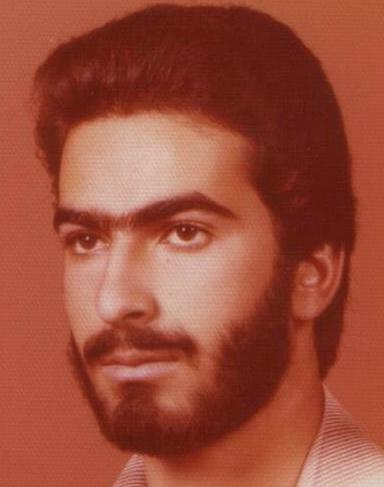
#> input picture assignment_1/FGNET/images/001A19.JPG, 384 x 487 px; its folder holds 4 pictures in this run
$ python regression_experiment_main.py
#> lines starting #> are read from the running program, lines starting #| are printed output that depends on the picture
### fully_connected_neural_network/loader/age_prediction_data_loader.py
import cv2
import numpy as np
import os
import re
import pandas as pd

class DataLoader:
    def load(self):
        photo_folder = 'FGNET/images'
        target_width, target_height = 64, 48

        X = []
        y = []

        for filename in os.listdir(photo_folder):
            if filename.endswith(('.JPG')):
                age = int(re.findall("A(\d+)\D?.JPG", filename)[0])
                image = cv2.imread(os.path.join(photo_folder, filename))
#> image is the input picture: shape (487, 384, 3); mean B, G, R 58.1, 76.8, 156.6

                if image is not None:
                    image = cv2.resize(image, (target_width, target_height))
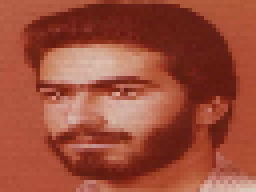
#> image: shape (48, 64, 3) (shown 4 times larger); mean B, G, R 57.9, 76.7, 156.5

                    if len(image.shape) == 3:
                        image = cv2.cvtColor(image, cv2.COLOR_BGR2GRAY)
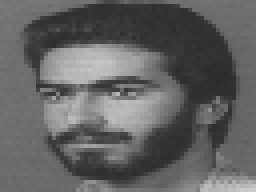
#> image: shape (48, 64) (shown 4 times larger); min 43, max 203, mean 98.4

                    image_vector = image.flatten()
#> image_vector = 3072 values, max 203 at index 3071, min 43 at index 1334, mean 98.39
                    X.append(image_vector)
                    y.append(age)
#> pass 2 of the loop in load, `for filename in os.listdir(photo_folder):`:
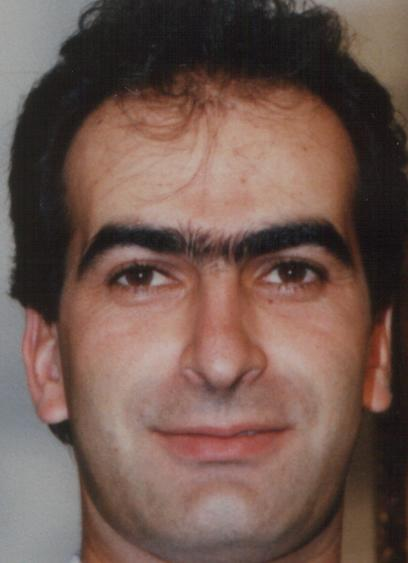
#> input picture assignment_1/FGNET/images/001A29.JPG, 408 x 563 px
#> in load, image is the input picture: shape (563, 408, 3); mean B, G, R 80, 88.4, 112.8
#> in load, `image = cv2.resize(image, (target_width, target_height))`:
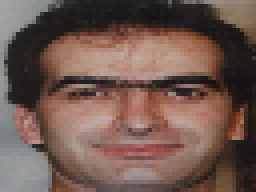
#> image: shape (48, 64, 3) (shown 4 times larger); mean B, G, R 79.8, 88.3, 112.7
#> in load, `image = cv2.cvtColor(image, cv2.COLOR_BGR2GRAY)`:
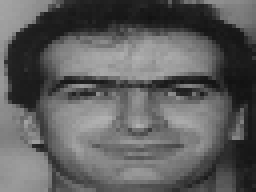
#> image: shape (48, 64) (shown 4 times larger); min 18, max 177, mean 94.6
#> image_vector = 3072 values, max 177 at index 930, min 18 at index 293, mean 94.61
#> pass 3 of the loop in load, `for filename in os.listdir(photo_folder):`:
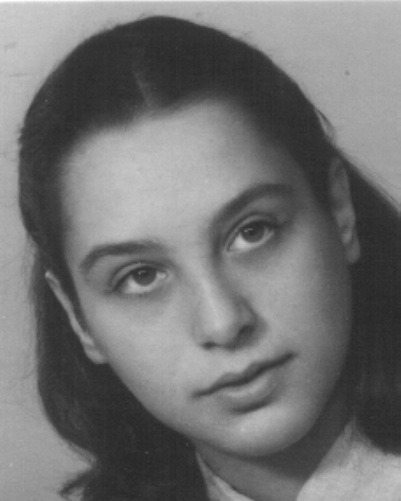
#> input picture assignment_1/FGNET/images/002A15.JPG, 401 x 501 px
#> in load, image is the input picture: shape (501, 401, 3); min 39, max 255, mean 114.9
#> in load, `image = cv2.resize(image, (target_width, target_height))`:
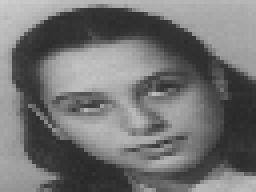
#> image: shape (48, 64, 3) (shown 4 times larger); min 41, max 206, mean 114.6
#> image_vector = 3072 values, max 206 at index 0, min 41 at index 1914, mean 114.6
#> the loop made 4 passes; the first 3 are shown

        X = pd.DataFrame(np.array(X))
        y = pd.DataFrame(np.array(y))
        return X,y


    def min_max_scaling(self, column):
        min_val = column.min()
        max_val = column.max()
        return (column - min_val) / (max_val - min_val)

    def preprocess(self):
        X, y = self.load()
        na_indices = X[X.isna().any(axis=1)].index
        X = X.drop(na_indices)
        y = y.drop(na_indices)
        X = X.apply(self.min_max_scaling)

        X = X.to_numpy()
        y = y.to_numpy()

        indices = np.arange(X.shape[0])
#> indices = [0, 1, 2, 3]
        np.random.shuffle(indices)
        X = X[indices]
        y = y[indices]

        return self.split_data(X, y)

    def split_data(self, X, y):
        train_size = int(0.7 * len(X))
        val_size = int(0.15 * len(X))

        X_train = X[:train_size]
        y_train = y[:train_size]

        X_val = X[train_size:train_size + val_size]
        y_val = y[train_size:train_size + val_size]

        X_test = X[train_size + val_size:]
        y_test = y[train_size + val_size:]

        return X_train, y_train, X_val, y_val, X_test, y_test

### assignment_1/model/regression_model.py
from model.model import Model
from utils import mean_absolute_error
from layer.regression_layer import RegressionLayer

class RegressionModel(Model):

    def predict(self, X):
        X_matrix = X.T
        return self.forward_propagation(X_matrix)

    def calculate_loss(self, y_pred, y):
        n = 1/y_pred.shape[1]
        return n/2 * ((y - y_pred) ** 2).sum()

    def calculate_dA(self, y_pred, y):
        return y_pred - y

    def last_layer_class(self):
        return RegressionLayer

    def evaluation(self, y_true, y_pred):
        return -mean_absolute_error(y_true, y_pred)

### assignment_1/model/model.py
import math
from utils import generate_layers
from layer.relu_layer import ReluLayer

class Model:
    def __init__(self, learning_rate, epochs, batch_size, initialization, layer_sizes) -> None:
#> (the run stopped early here; a loop or call above may not have finished)
